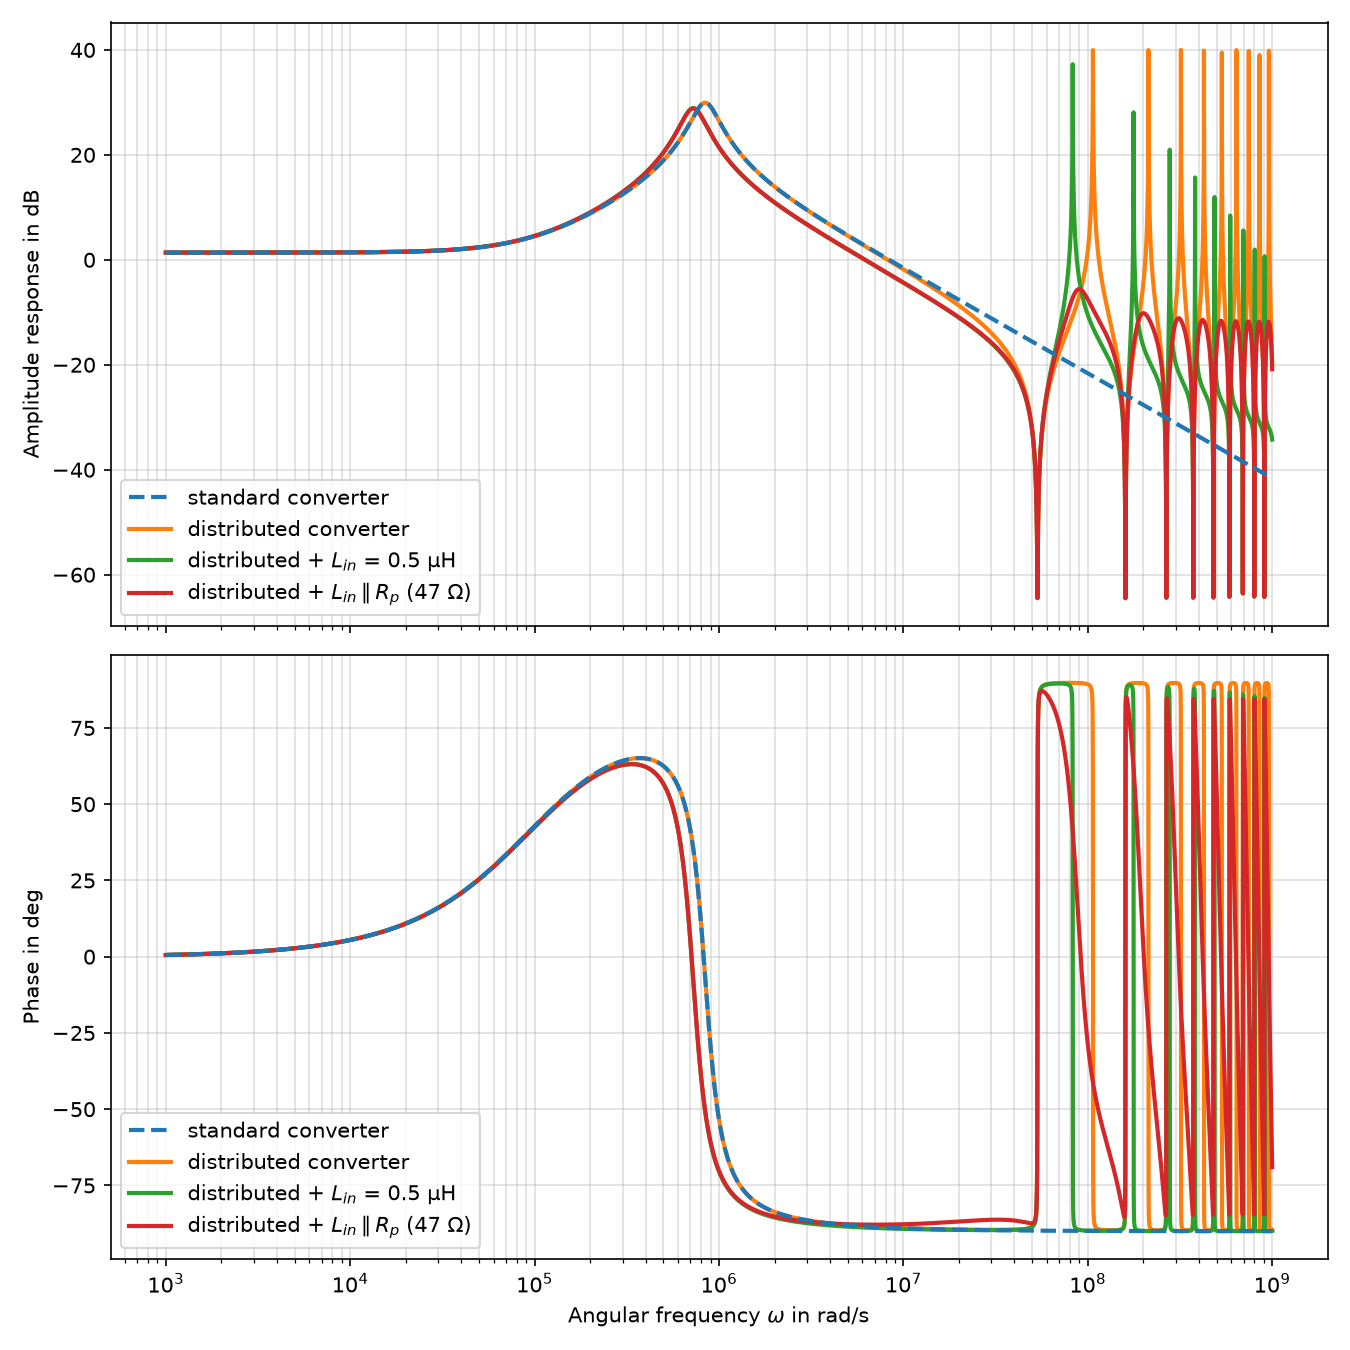

Source code (Python):
"""Bode plot of the lumped (standard) and distributed buck converter.

Reproduces the "standard converter" and "distributed converter" curves of
Figure 10 in Röbenack & Gerbet, "Current-Mode Control of a Distributed Buck
Converter with a Lossy Transmission Line", Electronics 2024, 13, 3565.
Also plots two extensions with a discrete element at the line input
(derivations in transfer_functions.md).

Run with:  uv run bode.py
"""

import matplotlib.pyplot as plt
import numpy as np

# --- Parameters (paper Section 3.1; fork-buck_transmission_line/src/context.sce)
E = 12.0  # supply voltage [V]
R = 10.0  # load resistance [Ohm]
Cext = 1e-6  # external capacitor [F]

# primary line constants (per metre), RG 58 C/U coax
Lp = 241e-9  # [H/m]
Cp = 100e-12  # [F/m]
RLp = 40e-3  # [Ohm/m]
GCp = 0.2e-12  # [S/m]
l = 6.0  # line length [m]

# lumped-equivalent parameters, Eq. (22)
L = l * Lp
C = l * Cp + Cext
RL = l * RLp
GC = l * GCp

# discrete element at the line input (transfer_functions.md, Sections 3-4).
# Values chosen in transfer_functions.md Section 7 (see input_filter_design.py):
# Rp ~ Z0 = sqrt(L'/C') = 49 Ohm back-terminates the line at high frequency.
Lin = 0.5e-6  # series input inductor [H]
Rp = 47.0  # resistor in parallel with Lin [Ohm]


def P_lumped(s):
    """Duty ratio -> inductor current of the standard converter, Eqs. (4)/(32).

    From the state-space model (23)-(24):
        P(s) = E (sC + GC + 1/R) / ((sL + RL)(sC + GC + 1/R) + 1)
    """
    Y = s * C + GC + 1.0 / R
    return E * Y / ((s * L + RL) * Y + 1.0)


def _line_num_den(s):
    """Numerator N and denominator Delta of Eq. (20), so that P = E N / Delta
    and the line input impedance is Z_line = Delta / N.

        N     = (sC'+G')R sinh(gl) + g(1+sRCext) cosh(gl)
        Delta = (sL'+R')(1+sRCext) sinh(gl) + gR cosh(gl)
    with g = sqrt((sL'+R')(sC'+G')), Eq. (12). P is even in g, so the branch
    of the square root does not matter.
    """
    zL = s * Lp + RLp  # series impedance per length
    yC = s * Cp + GCp  # shunt admittance per length
    g = np.sqrt(zL * yC)
    sh, ch = np.sinh(g * l), np.cosh(g * l)
    num = yC * R * sh + g * (1 + s * R * Cext) * ch
    den = zL * (1 + s * R * Cext) * sh + g * R * ch
    return num, den


def P_series_input(s, Zin):
    """Distributed converter with impedance Zin in series at the line input:
    P = E / (Zin + Z_line) = E N / (Zin N + Delta)."""
    num, den = _line_num_den(s)
    return E * num / (Zin * num + den)


def Z_L_par_R(s, L_in, R_p):
    """Impedance of L_in in parallel with R_p."""
    return s * L_in * R_p / (R_p + s * L_in)


def P_distributed(s):
    """Duty ratio -> line input current of the distributed converter, Eq. (20)."""
    return P_series_input(s, 0.0)


def P_distributed_L(s, L_in=Lin):
    """Distributed converter with a discrete inductor L_in at the line input."""
    return P_series_input(s, s * L_in)


def P_distributed_LR(s, L_in=Lin, R_p=Rp):
    """Distributed converter with L_in || R_p in series at the line input.

    Returns the total switch current (= line input current); the current in
    the L_in branch alone is this times R_p / (R_p + s L_in).
    """
    return P_series_input(s, Z_L_par_R(s, L_in, R_p))


def main():
    w = np.logspace(3, 9, 100_000)  # angular frequency [rad/s], as in bode1.sce
    s = 1j * w

    fig = bode_figure(w, s, logx=True)
    fig.axes[-1].set_xlabel(r"Angular frequency $\omega$ in rad/s")
    fig.tight_layout()
    fig.savefig("bode.png", dpi=150)
    print("saved bode.png")

    # zoom on the paper's PWM frequency range, f_PWM in 2..10 MHz (Section 3.4),
    # which contains the first antiresonance f1 ~ 8.49 MHz
    f = np.linspace(2e6, 10e6, 20_000)
    fig = bode_figure(f / 1e6, 2j * np.pi * f, logx=False)
    fig.axes[-1].set_xlabel("Frequency $f$ in MHz")
    fig.axes[0].set_xlim(2, 10)
    fig.tight_layout()
    fig.savefig("bode_zoom.png", dpi=150)
    print("saved bode_zoom.png")
    plt.show()


def bode_figure(x, s, logx):
    """Magnitude/phase figure of all four plants evaluated at s, plotted vs x."""
    curves = {
        "standard converter": P_lumped(s),
        "distributed converter": P_distributed(s),
        rf"distributed + $L_{{in}}$ = {Lin * 1e6:g} µH": P_distributed_L(s),
        rf"distributed + $L_{{in}} \parallel R_p$ ({Rp:g} Ω)": P_distributed_LR(s),
    }

    fig, (ax_mag, ax_ph) = plt.subplots(2, 1, sharex=True, figsize=(9, 9))
    # dashed standard curve drawn on top so it stays visible where they overlap
    styles = ["--", "-", "-", "-"]
    zorders = [5, 2, 3, 4]
    for (label, P), style, z in zip(curves.items(), styles, zorders):
        kw = dict(lw=2, label=label, zorder=z)
        ax_mag.plot(x, 20 * np.log10(np.abs(P)), style, **kw)
        ax_ph.plot(x, np.degrees(np.angle(P)), style, **kw)

    ax_mag.set_ylabel("Amplitude response in dB")
    ax_ph.set_ylabel("Phase in deg")
    for ax in (ax_mag, ax_ph):
        if logx:
            ax.set_xscale("log")
        ax.grid(True, which="both", alpha=0.4)
        ax.legend(loc="lower left")
    return fig


if __name__ == "__main__":
    main()
